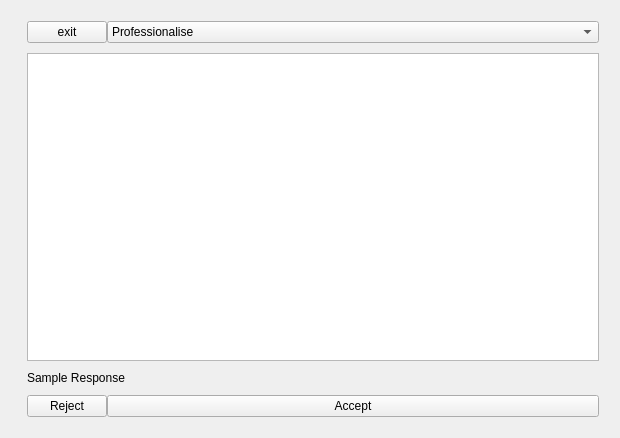
<?xml version="1.0" encoding="UTF-8"?>
<ui version="4.0">
 <class>QuickGPT</class>
 <widget class="QWidget" name="QuickGPT">
  <property name="windowModality">
   <enum>Qt::NonModal</enum>
  </property>
  <property name="enabled">
   <bool>true</bool>
  </property>
  <property name="geometry">
   <rect>
    <x>0</x>
    <y>0</y>
    <width>620</width>
    <height>438</height>
   </rect>
  </property>
  <property name="windowTitle">
   <string>QuickGPT</string>
  </property>
  <property name="layoutDirection">
   <enum>Qt::LeftToRight</enum>
  </property>
  <layout class="QFormLayout" name="formLayout">
   <item row="0" column="1">
    <layout class="QFormLayout" name="main_frame">
     <property name="sizeConstraint">
      <enum>QLayout::SetMinimumSize</enum>
     </property>
     <property name="fieldGrowthPolicy">
      <enum>QFormLayout::AllNonFixedFieldsGrow</enum>
     </property>
     <property name="labelAlignment">
      <set>Qt::AlignRight|Qt::AlignTrailing|Qt::AlignVCenter</set>
     </property>
     <property name="formAlignment">
      <set>Qt::AlignHCenter|Qt::AlignTop</set>
     </property>
     <property name="horizontalSpacing">
      <number>0</number>
     </property>
     <property name="verticalSpacing">
      <number>10</number>
     </property>
     <property name="leftMargin">
      <number>10</number>
     </property>
     <property name="topMargin">
      <number>10</number>
     </property>
     <property name="rightMargin">
      <number>10</number>
     </property>
     <property name="bottomMargin">
      <number>10</number>
     </property>
     <item row="0" column="0">
      <widget class="QPushButton" name="pushButton_3">
       <property name="text">
        <string>exit</string>
       </property>
      </widget>
     </item>
     <item row="0" column="1">
      <widget class="QComboBox" name="comboBox">
       <item>
        <property name="text">
         <string>Professionalise</string>
        </property>
       </item>
       <item>
        <property name="text">
         <string>Dot Points to Text</string>
        </property>
       </item>
       <item>
        <property name="text">
         <string>ect...</string>
        </property>
       </item>
      </widget>
     </item>
     <item row="1" column="0" colspan="2">
      <widget class="QPlainTextEdit" name="plainTextEdit_2"/>
     </item>
     <item row="3" column="0">
      <widget class="QPushButton" name="pushButton">
       <property name="text">
        <string>Reject</string>
       </property>
      </widget>
     </item>
     <item row="3" column="1">
      <widget class="QPushButton" name="pushButton_2">
       <property name="text">
        <string>Accept</string>
       </property>
      </widget>
     </item>
     <item row="2" column="0" colspan="2">
      <widget class="QLabel" name="label">
       <property name="whatsThis">
        <string/>
       </property>
       <property name="text">
        <string>Sample Response</string>
       </property>
      </widget>
     </item>
    </layout>
   </item>
  </layout>
 </widget>
 <resources/>
 <connections/>
</ui>
